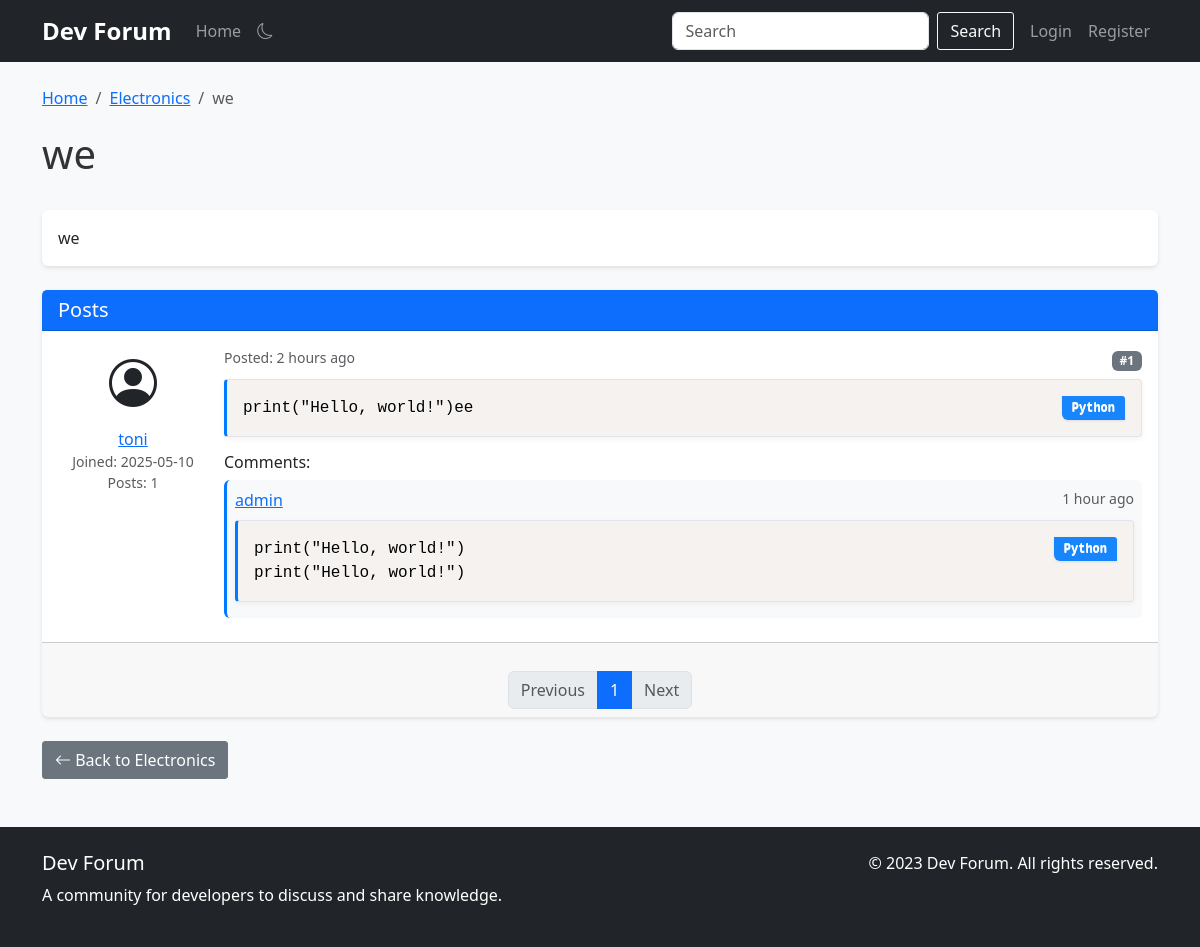
The app's page /topic/7/page/1 with its own data.
### app.py (models this page shows, shortened)
class Category(db.Model):
    id = db.Column(db.Integer, primary_key=True)
    name = db.Column(db.String(100), nullable=False, index=True)
    description = db.Column(db.Text, nullable=True)
    topics = db.relationship('Topic', backref='category', lazy='dynamic', cascade='all, delete-orphan')

class Topic(db.Model):
    id = db.Column(db.Integer, primary_key=True)
    title = db.Column(db.String(100), nullable=False, index=True)
    description = db.Column(db.Text, nullable=True)
    created_at = db.Column(db.DateTime, default=datetime.utcnow, index=True)
    category_id = db.Column(db.Integer, db.ForeignKey('category.id'), nullable=False, index=True)
    posts = db.relationship('Post', backref='topic', lazy='dynamic', cascade='all, delete-orphan')

class Post(db.Model):
    id = db.Column(db.Integer, primary_key=True)
    content = db.Column(db.Text, nullable=False)
    created_at = db.Column(db.DateTime, default=datetime.utcnow, index=True)
    updated_at = db.Column(db.DateTime, default=datetime.utcnow, onupdate=datetime.utcnow)
    user_id = db.Column(db.Integer, db.ForeignKey('user.id'), nullable=False, index=True)
    topic_id = db.Column(db.Integer, db.ForeignKey('topic.id'), nullable=False, index=True)
    comments = db.relationship('Comment', backref='post', lazy='dynamic', cascade='all, delete-orphan')

class User(db.Model, UserMixin):
    id = db.Column(db.Integer, primary_key=True)
    username = db.Column(db.String(80), unique=True, nullable=False, index=True)
    email = db.Column(db.String(120), unique=True, nullable=False, index=True)
    password_hash = db.Column(db.String(128))
    bio = db.Column(db.Text, nullable=True)
    join_date = db.Column(db.DateTime, default=datetime.utcnow, index=True)
    is_admin = db.Column(db.Boolean, default=False)
    posts = db.relationship('Post', backref='author', lazy='dynamic', cascade='all, delete-orphan')
    comments = db.relationship('Comment', backref='author', lazy='dynamic', cascade='all, delete-orphan')

class Comment(db.Model):
    id = db.Column(db.Integer, primary_key=True)
    content = db.Column(db.Text, nullable=False)
    created_at = db.Column(db.DateTime, default=datetime.utcnow, index=True)
    updated_at = db.Column(db.DateTime, default=datetime.utcnow, onupdate=datetime.utcnow)
    user_id = db.Column(db.Integer, db.ForeignKey('user.id'), nullable=False, index=True)
    post_id = db.Column(db.Integer, db.ForeignKey('post.id'), nullable=False, index=True)

### app.py (the view)
@app.route('/topic/<int:topic_id>')
@app.route('/topic/<int:topic_id>/page/<int:page>')
@cache.cached(timeout=30, query_string=True)
def topic(topic_id, page=1):
    topic = Topic.query.get_or_404(topic_id)
    posts = Post.query.filter_by(topic_id=topic_id).order_by(Post.created_at).paginate(
        page=page, per_page=app.config['POSTS_PER_PAGE'], error_out=False)
    return render_template('topic.html', topic=topic, posts=posts)

### app.py (called while the page is built)
@app.template_filter('time_since')
def time_since(dt):
    now = datetime.utcnow()
    diff = now - dt
    if diff.days > 365:
        years = diff.days // 365
        return f"{years} year{'s' if years > 1 else ''} ago"
    elif diff.days > 30:
        months = diff.days // 30
        return f"{months} month{'s' if months > 1 else ''} ago"
    elif diff.days > 0:
        return f"{diff.days} day{'s' if diff.days > 1 else ''} ago"
    elif diff.seconds > 3600:
        hours = diff.seconds // 3600
        return f"{hours} hour{'s' if hours > 1 else ''} ago"
    elif diff.seconds > 60:
        minutes = diff.seconds // 60
        return f"{minutes} minute{'s' if minutes > 1 else ''} ago"
    else:
        return "just now"

### templates/topic.html (shortened to what this page needs)
{% extends "base.html" %}
{% block content %}
<div class="row">
    <div class="col-md-12">
        <nav aria-label="breadcrumb">
            <ol class="breadcrumb">
                <li class="breadcrumb-item"><a href="{{ url_for('index') }}">Home</a></li>
                <li class="breadcrumb-item"><a href="{{ url_for('category', category_id=topic.category_id) }}">{{ topic.category.name }}</a></li>
                <li class="breadcrumb-item active" aria-current="page">{{ topic.title }}</li>
            </ol>
        </nav>
        <div class="d-flex justify-content-between align-items-center mb-4">
            <h1>{{ topic.title }}</h1>
        </div>
        {% if topic.description %}
        <div class="card mb-4">
            <div class="card-body">
                <p class="mb-0">{{ topic.description }}</p>
            </div>
        </div>
        {% endif %}
        <div class="card mb-4">
            <div class="card-header bg-primary text-white">
                <h5 class="mb-0">Posts</h5>
            </div>
            <div class="card-body p-0">
                {% for post in posts.items %}
                <div class="post p-3 {% if not loop.last %}border-bottom{% endif %}">
                    <div class="d-flex">
                        <div class="flex-shrink-0 me-3 text-center" style="width: 150px;">
                            <div class="mb-2">
                                <i class="bi bi-person-circle" style="font-size: 3rem;"></i>
                            </div>
                            <div>
                                <a href="{{ url_for('profile', username=post.author.username) }}">{{ post.author.username }}</a>
                            </div>
                            <div class="text-muted small">
                                Joined: {{ post.author.join_date.strftime('%Y-%m-%d') }}
                            </div>
                            <div class="text-muted small">
                                Posts: {{ post.author.posts.count() }}
                            </div>
                        </div>
                        <div class="flex-grow-1">
                            <div class="d-flex justify-content-between mb-2">
                                <div class="text-muted small">
                                    Posted: {{ post.created_at|time_since }}
                                </div>
                                <div>
                                    <span class="badge bg-secondary">#{{ (posts.page - 1) * posts.per_page + loop.index }}</span>
                                </div>
                            </div>
                            <div class="post-content mb-3">
                                {{ post.content|format_content }}
                            </div>
                            {% if post.comments.count() > 0 %}
                            <div class="comments mt-3">
                                <h6>Comments:</h6>
                                {% for comment in post.comments %}
                                <div class="comment p-2 mb-2 bg-light rounded">
                                    <div class="d-flex justify-content-between mb-1">
                                        <div>
                                            <a href="{{ url_for('profile', username=comment.author.username) }}">{{ comment.author.username }}</a>
                                        </div>
                                        <div class="text-muted small">
                                            {{ comment.created_at|time_since }}
                                        </div>
                                    </div>
                                    <div>{{ comment.content|format_content }}</div>
                                </div>
                                {% endfor %}
                            </div>
                            {% endif %}
                        </div>
                    </div>
                </div>
                {% else %}
                <div class="p-3">
                    <p class="mb-0">No posts found in this topic.</p>
                </div>
                {% endfor %}
            </div>
            {% if posts.items %}
            <div class="card-footer">
                <nav aria-label="Posts pagination">
                    <ul class="pagination justify-content-center mb-0">
                        {% if posts.has_prev %}
                        <li class="page-item">
                            <a class="page-link" href="{{ url_for('topic', topic_id=topic.id, page=posts.prev_num) }}">Previous</a>
                        </li>
                        {% else %}
                        <li class="page-item disabled">
                            <span class="page-link">Previous</span>
                        </li>
                        {% endif %}
                        {% for page_num in posts.iter_pages(left_edge=1, right_edge=1, left_current=2, right_current=2) %}
                            {% if page_num %}
                                {% if page_num == posts.page %}
                                <li class="page-item active">
                                    <span class="page-link">{{ page_num }}</span>
                                </li>
                                {% else %}
                                <li class="page-item">
                                    <a class="page-link" href="{{ url_for('topic', topic_id=topic.id, page=page_num) }}">{{ page_num }}</a>
                                </li>
                                {% endif %}
                            {% else %}
                                <li class="page-item disabled">
                                    <span class="page-link">...</span>
                                </li>
                            {% endif %}
                        {% endfor %}
                        {% if posts.has_next %}
                        <li class="page-item">
                            <a class="page-link" href="{{ url_for('topic', topic_id=topic.id, page=posts.next_num) }}">Next</a>
                        </li>
                        {% else %}
                        <li class="page-item disabled">
                            <span class="page-link">Next</span>
                        </li>
                        {% endif %}
                    </ul>
                </nav>
            </div>
            {% endif %}
        </div>
        <div class="mt-3">
            <a href="{{ url_for('category', category_id=topic.category_id) }}" class="btn btn-secondary">
                <i class="bi bi-arrow-left"></i> Back to {{ topic.category.name }}
            </a>
        </div>
    </div>
</div>
{% endblock %}

### static/css/style.css (style rules this page uses)
body { font-family: 'Segoe UI', Tahoma, Geneva, Verdana, sans-serif; background-color: #f8f9fa; color: #333; }
.card { box-shadow: 0 2px 4px rgba(0, 0, 0, 0.1); border: none; margin-bottom: 20px; }
.card-header { font-weight: bold; }
.post { position: relative; }
.post-content { line-height: 1.6; }
.comment { border-left: 3px solid #007bff; }
.breadcrumb { background-color: transparent; padding: 0; margin-bottom: 20px; }
.btn { border-radius: 3px; }
.pagination { justify-content: center; margin-top: 20px; }
pre { background-color: #f8f9fa; border: 1px solid #e1e4e8; border-left: 3px solid #007bff; border-radius: 4px; padding: 16px 16px 16px 3.8em; margin: 16px 0; overflow-x: auto; position: relative; box-shadow: 0 2px 6px rgba(0, 0, 0, 0.05); transition: all 0.2s ease; }
.line-numbers { position: relative; padding-left: 3.8em; counter-reset: linenumber; }
.line-numbers > code { position: relative; white-space: inherit; }
pre code { font-family: 'Consolas', 'Monaco', 'Courier New', monospace; font-size: 0.9rem; line-height: 1.6; white-space: pre; word-break: normal; word-wrap: normal; color: #333; counter-reset: line; display: block; }
.post-content pre, .comment pre { max-width: 100%; }
code.language-python::before { content: "Python"; }
code[class*="language-"]::before { position: absolute; top: 0; right: 0; padding: 3px 10px; font-size: 0.75rem; font-weight: 600; color: #fff; background-color: #007bff; border-bottom-left-radius: 6px; border-top-right-radius: 3px; opacity: 0.9; box-shadow: 0 1px 3px rgba(0, 0, 0, 0.1); }

### records on screen
Category: category.name "Electronics"
Topic: title "we", description "we"
Post: author.username "toni", author.join_date "2025-05-10", author.posts.count "1", created_at "2 hours ago", page "1"
Comment: author.username "admin", created_at "1 hour ago"

### other values on screen
{{ page_num }} "1"
